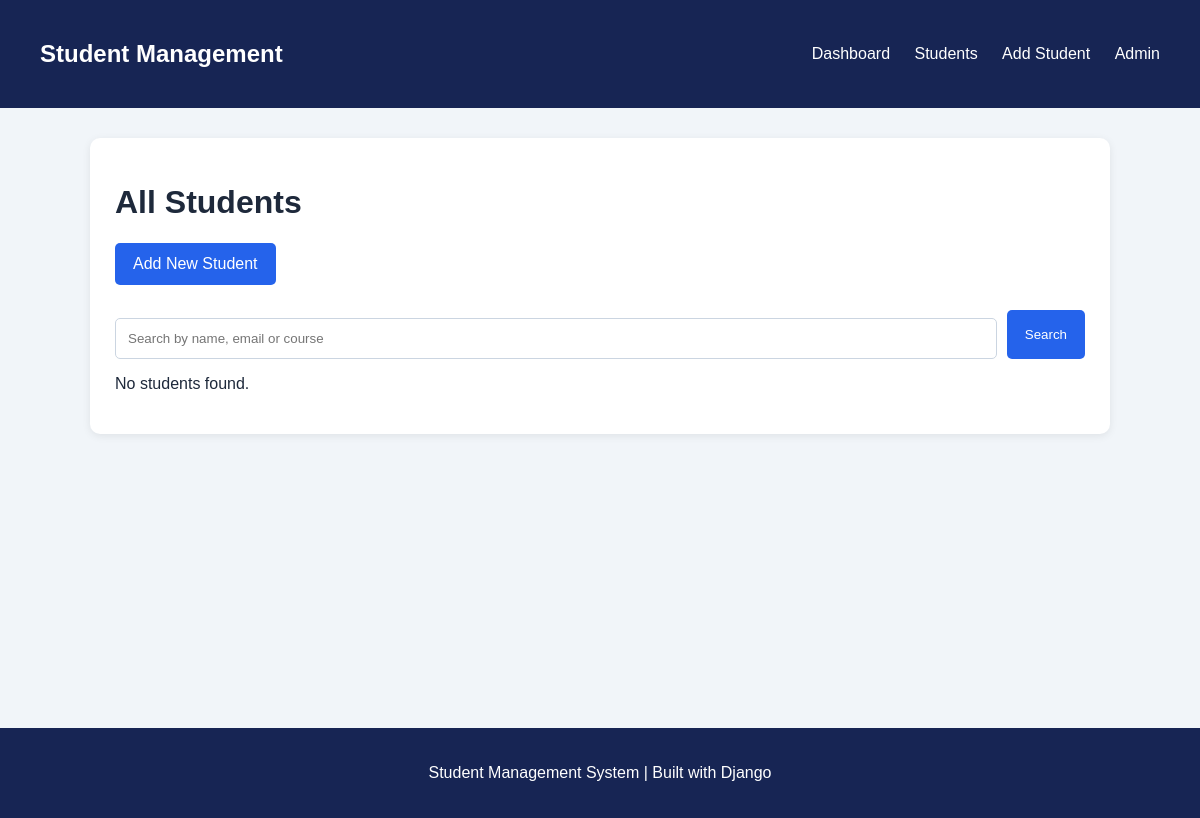
/students/, run on an earlier commit of the app's database.
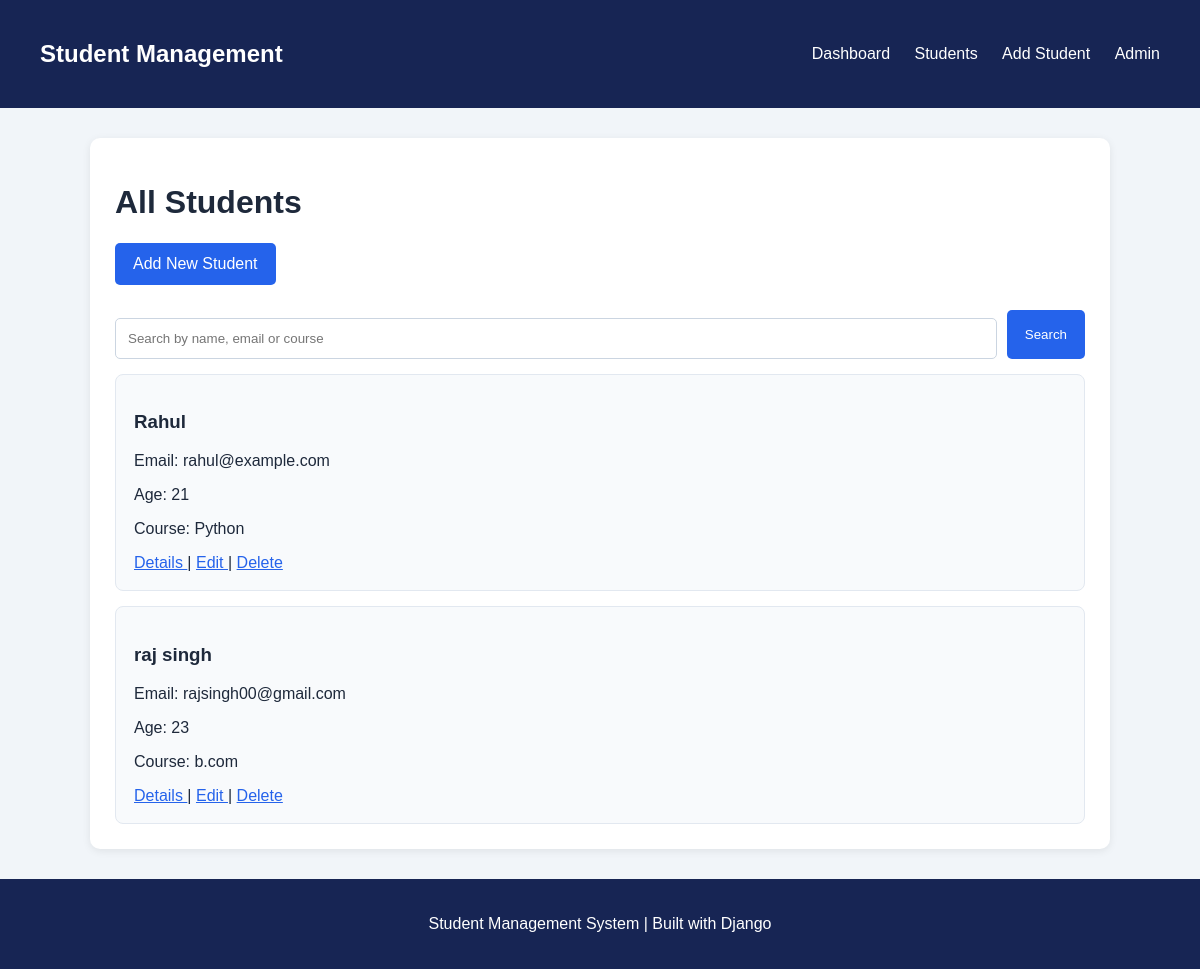
And on a later commit of the database.
### students/models.py (models this page shows, shortened)
class Student(models.Model):
    name = models.CharField(max_length=100)
    email = models.EmailField(unique=True)
    age = models.PositiveIntegerField()
    course = models.CharField(max_length=100)
    phone = models.CharField(max_length=15)
    created_at = models.DateTimeField(auto_now_add=True)

### students/views.py (the view)
# urls.py: path("students/", views.student_list, name="student_list"),
def student_list(request):
    query = request.GET.get("q", "")
    students = Student.objects.all().order_by("-created_at")
    if query:
        students = students.filter(
            Q(name__icontains=query) |
            Q(email__icontains=query) |
            Q(course__icontains=query)
        )
    context = {
        "students": students,
        "query": query
    }
    return render(request, "students/student_list.html", context)

### students/templates/students/student_list.html (shortened to what this page needs)
{% extends "students/base.html" %}
{% block content %}
<div class="card">
    <h1>All Students</h1>
    <a href="{% url 'student_create' %}" class="btn">
        Add New Student
    </a>
    <form method="GET" class="search-form">
        <input
            type="text"
            name="q"
            placeholder="Search by name, email or course"
            value="{{ query }}"
        >
        <button type="submit">Search</button>
    </form>
    {% for student in students %}
        <div class="student-item">
            <h3>{{ student.name }}</h3>
            <p>Email: {{ student.email }}</p>
            <p>Age: {{ student.age }}</p>
            <p>Course: {{ student.course }}</p>
            <a href="{% url 'student_detail' student.id %}">
                Details
            </a>
            |
            <a href="{% url 'student_update' student.id %}">
                Edit
            </a>
            |
            <a href="{% url 'student_delete' student.id %}">
                Delete
            </a>
        </div>
    {% empty %}
        <p>No students found.</p>
    {% endfor %}
</div>
{% endblock %}

### students/templates/students/base.html (shortened to what this page needs)
{% load static %}
<!DOCTYPE html>
<html lang="en">
<head>
    <link rel="stylesheet"
          href="{% static 'css/style.css' %}">
</head>
<body>
    <nav class="navbar">
        <h2>Student Management</h2>
        <div class="nav-links">
            <a href="{% url 'dashboard' %}">Dashboard</a>
            <a href="{% url 'student_list' %}">Students</a>
            <a href="{% url 'student_create' %}">Add Student</a>
            <a href="/admin/">Admin</a>
        </div>
    </nav>
    <main class="container">
        {% block content %}
        {% endblock %}
    </main>
    <footer class="footer">
        <p>Student Management System | Built with Django</p>
    </footer>
</body>
</html>

### static/css/style.css (style rules this page uses)
* { box-sizing: border-box; }
body { margin: 0; padding: 0; font-family: Arial, sans-serif; background-color: #f1f5f9; color: #1e293b; }
.navbar { background-color: #172554; color: white; padding: 20px 40px; display: flex; justify-content: space-between; align-items: center; }
.nav-links a { color: white; text-decoration: none; margin-left: 20px; }
.container { width: 85%; margin: 30px auto; min-height: 70vh; }
.card { background-color: white; padding: 25px; margin-bottom: 25px; border-radius: 10px; box-shadow: 0 2px 8px rgba(0, 0, 0, 0.08); }
.student-item { background-color: #f8fafc; padding: 18px; margin-top: 15px; border-radius: 8px; border: 1px solid #e2e8f0; }
input { width: 100%; padding: 12px; margin-top: 8px; border: 1px solid #cbd5e1; border-radius: 5px; }
button, .btn { display: inline-block; background-color: #2563eb; color: white; padding: 12px 18px; border: none; border-radius: 5px; cursor: pointer; text-decoration: none; }
.search-form { display: flex; gap: 10px; margin-top: 25px; }
.search-form input { flex: 1; }
a { color: #2563eb; }
.footer { background-color: #172554; color: white; text-align: center; padding: 20px; }

What changed in the data, as far as the page shows it:
added Student: name "Rahul", email "rahul@example.com", age "21", course "Python"
added Student: name "raj singh", email "rajsingh00@gmail.com", age "23", course "b.com"
Also different on the page:
text no longer shown: "No students found."
